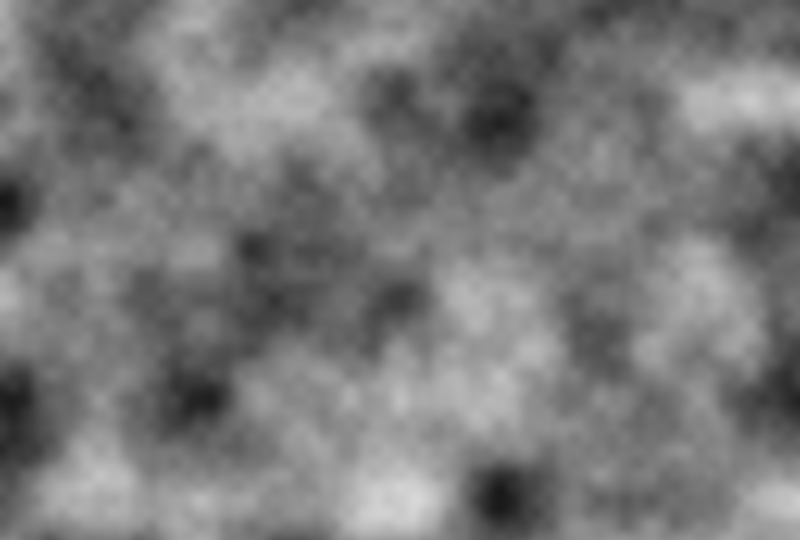
Frame 1 (no input)
Frame 60 (no input): identical to frame 1, image omitted
Frame 120 (the mouse pressed at the canvas centre since frame 60): identical to frame 1, image omitted

The p5.js sketch that drew this single still picture (run headless with seeded random() and noise() and a simulated clock; from frame 60 on, the mouse is pressed at the canvas centre):

// p5.js sketch
// ── sketch.js
function setup() {
  createCanvas(800, 540);

  // Tell p5 we will work with pixels
  loadPixels();
  let xoff = 0.0;

  // Updating pixels with perlin noise
  for (let x = 0; x < width; x++) {
    let yoff = 0.0;

    for (let y = 0; y < height; y++) {
      // Calculating brightness value for noise
      const bright = map(noise(xoff, yoff), 0, 1, 0, 255);
      set(x, y, floor(bright));
      yoff += 0.01; // Incrementing y-offset perlins noise
    }
    xoff += 0.01; // Incrementing x-offset perlins noise
  }

  updatePixels();
}

function draw() {}
